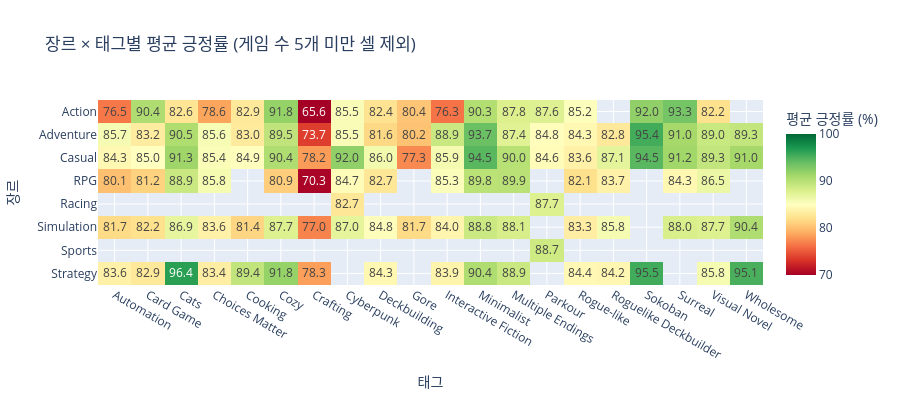

The notebook cell saved with this chart:
### Markdown cell above
## 장르별 상위 태그 긍정률 히트맵

### Code cell
def parse_genres(value: str) -> list[str]:
    if pd.isna(value):
        return []
    try:
        parsed = ast.literal_eval(value)
        if isinstance(parsed, list):
            return [str(item).strip() for item in parsed if str(item).strip()]
    except (ValueError, SyntaxError):
        pass
    return [item.strip() for item in str(value).split(',') if item.strip()]


df_clean['genre_list'] = df_clean['genres'].apply(parse_genres)
df_genre_tag = (
    df_clean
    .explode('genre_list')
    .rename(columns={'genre_list': 'genre'})
)
df_genre_tag['genre'] = df_genre_tag['genre'].astype(str).str.strip()
df_genre_tag = df_genre_tag[
    (df_genre_tag['genre'] != '') & (df_genre_tag['genre'] != 'Indie')
].copy()
df_genre_tag = df_genre_tag.explode('top_tags').rename(columns={'top_tags': 'tag'})
df_genre_tag['tag'] = df_genre_tag['tag'].astype(str).str.strip()

# 윌슨 스코어 기준 상위 20개 태그
top_tags_list = tag_stats_filtered.head(TOP_N_TAGS)['tag'].tolist()
df_genre_tag = df_genre_tag[df_genre_tag['tag'].isin(top_tags_list)].copy()

MIN_CELL = 5
cell_data = (
    df_genre_tag
    .groupby(['genre', 'tag'])
    .agg(avg_positive_rate=('positive_rate', 'mean'), count=('appid', 'nunique'))
    .reset_index()
)
cell_data.loc[cell_data['count'] < MIN_CELL, 'avg_positive_rate'] = float('nan')
pivot = cell_data.pivot(index='genre', columns='tag', values='avg_positive_rate').round(1)

fig = px.imshow(
    pivot,
    text_auto='.1f',
    color_continuous_scale='RdYlGn',
    zmin=70,
    zmax=100,
    title=f'장르 × 태그별 평균 긍정률 (게임 수 {MIN_CELL}개 미만 셀 제외)',
    labels={'x': '태그', 'y': '장르', 'color': '평균 긍정률 (%)'},
    aspect='auto',
)
fig.update_layout(height=400)
fig.show()

### Figure 1 — Plotly figure (JSON) as saved in the notebook; plotly's stock layout.template omitted (floating-point values rounded to 4 significant figures; data arrays with more than 128 entries replaced by an {"elided": "..."} marker saying what was removed)
{"data": [{"coloraxis": "coloraxis", "hovertemplate": "태그: %{x}<br>장르: %{y}<br>평균 긍정률 (%): %{z}<extra></extra>", "name": "0", "texttemplate": "%{z:.1f}", "type": "heatmap", "x": ["Automation", "Card Game", "Cats", "Choices Matter", "Cooking", "Cozy", "Crafting", "Cyberpunk", "Deckbuilding", "Gore", "Interactive Fiction", "Minimalist", "Multiple Endings", "Parkour", "Rogue-like", "Roguelike Deckbuilder", "Sokoban", "Surreal", "Visual Novel", "Wholesome"], "xaxis": "x", "y": ["Action", "Adventure", "Casual", "RPG", "Racing", "Simulation", "Sports", "Strategy"], "yaxis": "y", "z": {"elided": "8x20 float values"}}], "layout": {"coloraxis": {"cmax": 100, "cmin": 70, "colorbar": {"title": {"text": "평균 긍정률 (%)"}}, "colorscale": [[0, "rgb(165,0,38)"], [0.1, "rgb(215,48,39)"], [0.2, "rgb(244,109,67)"], [0.3, "rgb(253,174,97)"], [0.4, "rgb(254,224,139)"], [0.5, "rgb(255,255,191)"], [0.6, "rgb(217,239,139)"], [0.7, "rgb(166,217,106)"], [0.8, "rgb(102,189,99)"], [0.9, "rgb(26,152,80)"], [1, "rgb(0,104,55)"]]}, "height": 400, "title": {"text": "장르 × 태그별 평균 긍정률 (게임 수 5개 미만 셀 제외)"}, "xaxis": {"anchor": "y", "domain": [0, 1], "title": {"text": "태그"}}, "yaxis": {"anchor": "x", "autorange": "reversed", "domain": [0, 1], "title": {"text": "장르"}}}}
